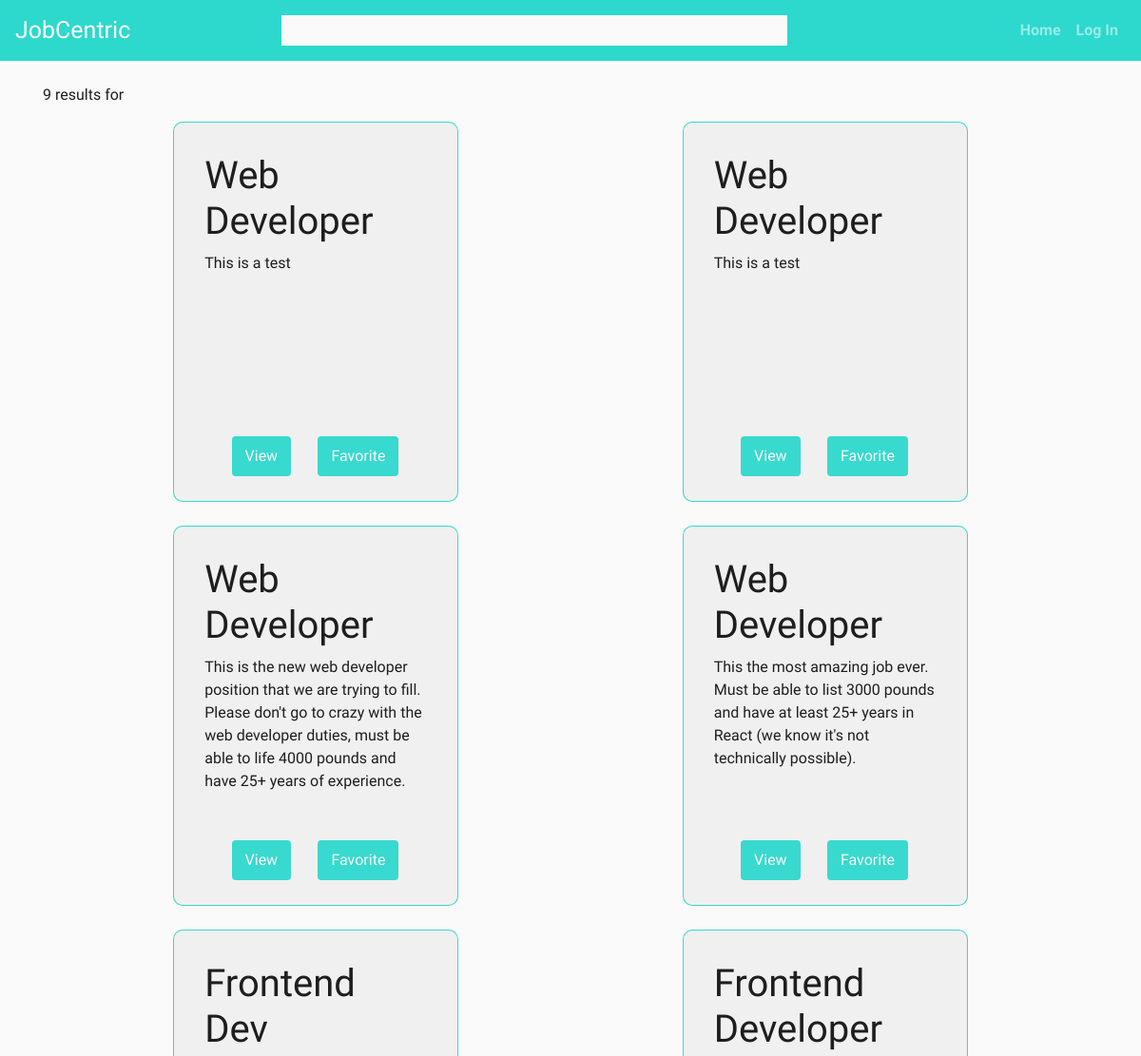
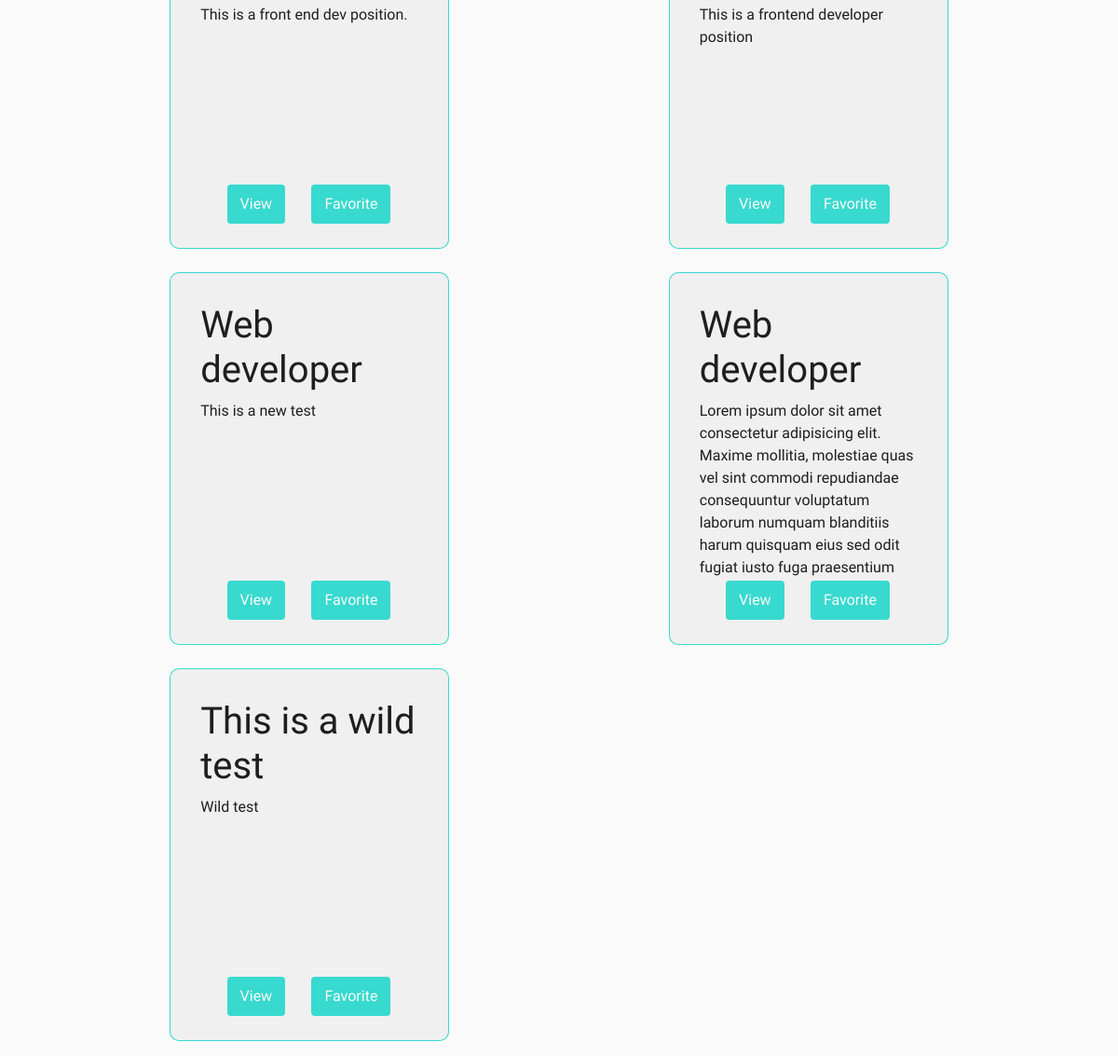
The page /search/ on the database as committed earlier (2 pictures, top to bottom).
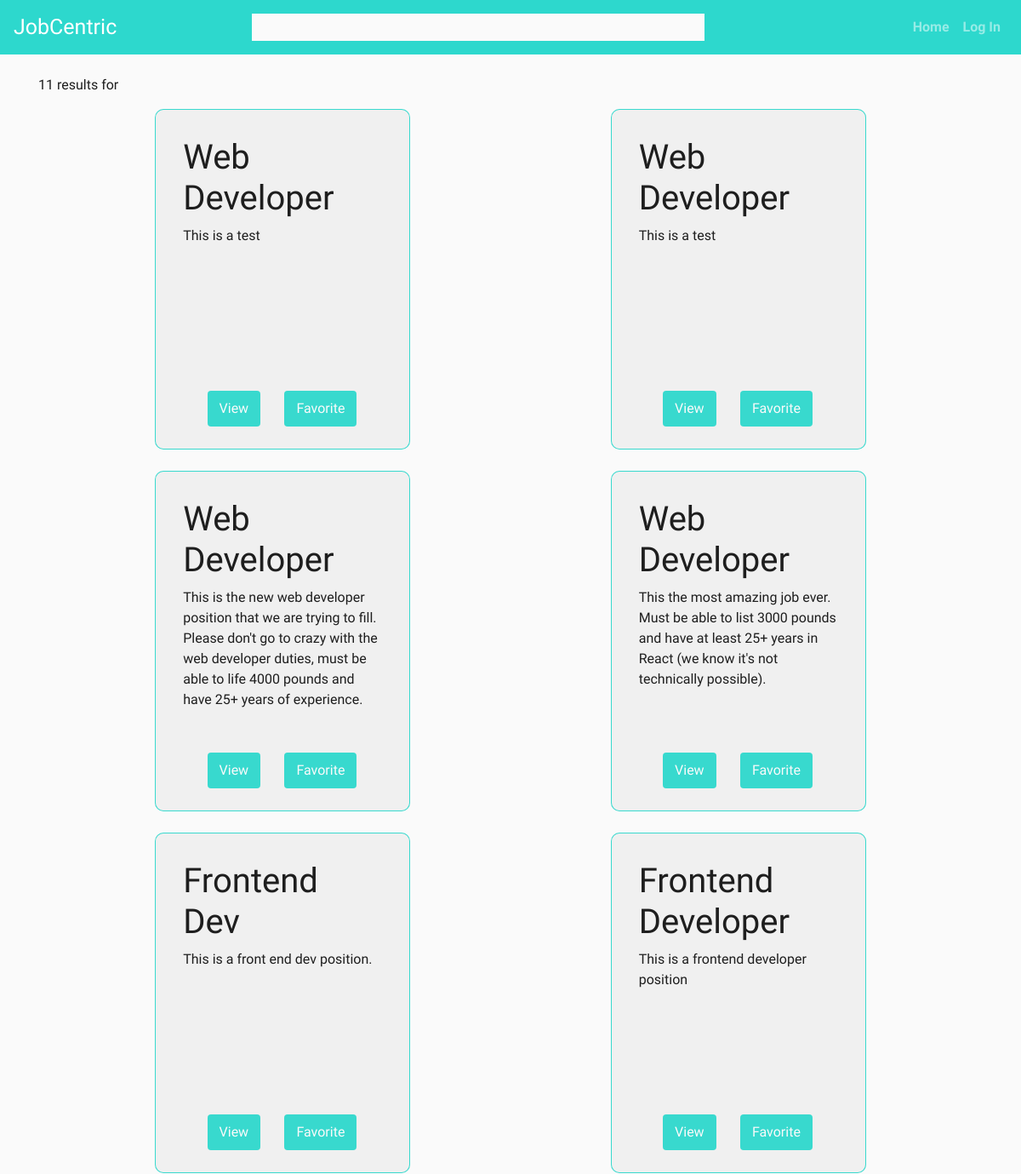
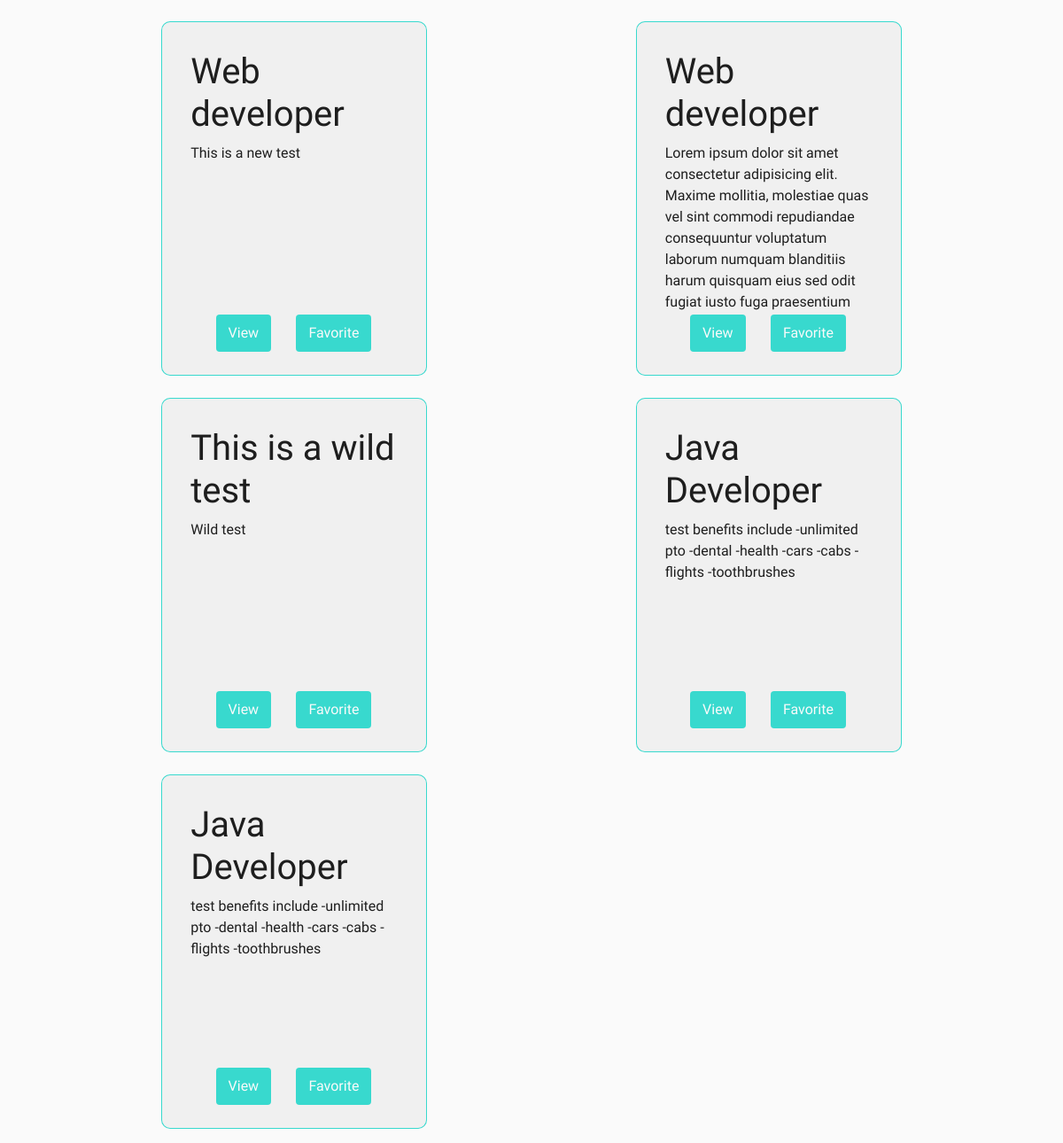
The same page on the database as committed later (2 pictures, top to bottom).
### job/models.py (models this page shows)
class Listing(models.Model):
    user = models.ForeignKey(User, on_delete=models.CASCADE, related_name="listing_user", default=0)
    applicants = models.ManyToManyField(User, symmetrical=False, related_name="listing_applicants")
    accepted_apps = models.ManyToManyField(User, symmetrical=False, related_name="progress")
    interviewing_apps = models.ManyToManyField(User, symmetrical=False, related_name="interviewing")
    denied_apps = models.ManyToManyField(User, symmetrical=False, related_name="denied")
    favorited_by = models.ManyToManyField(User, symmetrical=False, related_name="favorited_by")
    title = models.CharField(max_length=300)
    description = models.TextField(max_length=1500)
    location = models.CharField(max_length=150)
    job_type = models.CharField(choices=JOB_TYPE, max_length=1)
    category = models.CharField(choices=CATEGORY_TYPE, max_length=1, blank=True)
    compensation = models.CharField(choices=SALARY_TYPE, max_length=2)
    post_date = models.DateField(default=datetime.now().strftime("%Y-%m-%d"))
    is_open = models.BooleanField(default=True)
    def __str__(self):
        return self.title

### job/views.py (the view)
# urls.py: path("search/", job_views.search_view),
def search_view(request):
    template = 'search.html'
    keywords = request.GET.get('query', '')
    print(keywords)
    results = searchAlgo(keywords)
    context = {
        'results': results,
        'keywords': keywords,
    }
    return render(request, 'search.html', context)

### job/helpers.py (called while the page is built)
def searchAlgo(q):
    q_set = []
    keywords = q.lower()
    for listing in Listing.objects.all():
        title = listing.title.lower()
        if title.find(keywords) != -1:
            print(listing, "match")
            q_set.append(listing)
    print(q_set)
    return q_set

### templates/search.html
{% extends 'base_template.html' %}{% block content %}
<br />
<div class="search__container">
  <p>{{results|length}} results for <strong>{{keywords}}</strong></p>
  <div class="search-noads__container">
    {% for listing in results %}
    <div class="search-listing__container">
      <h1>{{listing.title}}</h1>
      <p>{{listing.description}}</p>
      <div class="search-footer__container">
        <button id="search-footer__button">
          <a href="/listing/{{listing.id}}/">View</a>
        </button>
        <button id="search-footer__button">
          <a href="/favorite/{{listing.id}}/">{% if not favorite %}Favorite{% else %}Unfavorite{% endif %}</a>
        </button>
      </div>
    </div>
    {% endfor %}
  </div>
</div>
{% endblock %}

### templates/base_template.html (shortened to what this page needs)
{% load static %}
<!DOCTYPE html>
<html lang="en">
<head>
  <link rel="stylesheet" href="https://stackpath.bootstrapcdn.com/bootstrap/4.5.2/css/bootstrap.min.css"
 />
  <link rel="stylesheet" href="{% static 'index.css' %}" />
  <link rel="stylesheet" href="{% static 'listing.css' %}" />
  <link rel="stylesheet" href="{% static 'createListing.css' %}" />
  <link rel="stylesheet" href="{% static 'auth.css' %}" />
  <link rel="stylesheet" href="{% static 'search.css' %}" />
</head>
<body style="background-color: rgb(250,250,250)">
  <nav class="navbar navbar-expand-lg navbar-dark">
    {% if request.user.is_authenticated %}
    <a class="navbar-brand" id="logo" href="/search/" style="font-size: 25px;""
          >
          JobCentric</a
        >
    <div class=" search">
      <form method="GET" action="/search/" id="search__form">
        <input id="search__input" placeholder="Search for jobs..." name="query" type="text">
        <button type="submit" id="search-submit__button">
          Go
        </button>
      </form>
      </div>
      {% else %}
      <a class=" navbar-brand" href="/" style="font-size: 25px">JobCentric</a>
      <div class="search">
        <input id="search__input" type="text" />
      </div>
      {% endif %}
      <div class="collapse navbar-collapse justify-content-end" id="navbarNavAltMarkup">
        {% if request.user.is_authenticated %}
        <div class="navbar-nav">
          <a class="nav-link font-weight-bold" href="/create/">Post Job</a>
          {% if notifications %}
          <a class="nav-link font-weight-bold" href="/notifications/">Notifications
            <span class="badge badge-pill badge-light">{{notifications}}</span></a>
          {% else %}
          <a class="nav-link" href="/notifications/">Notifications</a>
          {% endif %}
          <a class="nav-link" href="/profile/{{request.user.username}}/">Profile</a>
          <a class="nav-link" href="{%  url 'logout' %}">Logout</a></button>
          {% else %}
          <div class="navbar-nav">
            <a class="nav-link font-weight-bold" href="{% url 'home' %}">Home</a>
            <a class="nav-link font-weight-bold" href="/login/">Log In</a>
          </div>
          {% endif %}
        </div>
  </nav>
  <main class="container">{% block content %} {% endblock %}</main>
</body>
</html>

### static/index.css (style rules this page uses)
html, body { padding: none; margin: none; box-sizing: border-box; }
:root { --font-stack: "Raleway", sans-serif; --light-fontWeight: 100; --heavy-fontWeight: 400; --font-logo: "Montseratt", sans-serif; --background-color: rgb(240, 240, 240); --light-color: #2dd8cd; --darker-color: #2dd8cdf0; --offWhite: rgb(250, 250, 250); --offBlack: rgb(30, 30, 30); --card-padding: 2rem; --card-subContainer-borderRadius: 3px; --card-subContainer-padding: 1rem; --card-marginTop: 1.5rem; --container-borderRadius: 10px; --button-boxShadow: 0px 5px 10px var(--light-color); --button-transition: all 0.2s ease; --button-marginTop: 1rem; --button-padding: 0.5rem; }
h1, h2, h3, h4, h5, h6, p { font-family: var(--font-stack); font-weight: var(--light-fontWeight); color: var(--offBlack); }
a { font-family: var(--font-stack); font-weight: var(--heavy-fontWeight); cursor: pointer; }
nav { background-color: var(--light-color); }
.search { height: 100%; width: 70%; display: flex; justify-content: center; align-items: center; position: relative; }
#search__input { width: 65%; font-family: var(--font-stack); background-color: var(--offWhite); padding: 0.2rem; }

### static/createListing.css (style rules this page uses)
textarea, input, select { outline: none; border: 1px solid var(--offWhite); max-height: 35vh; }

### static/auth.css (style rules this page uses)
input { outline: none; border: 1px solid var(--offWhite); }

### static/search.css (style rules this page uses)
.search-noads__container { display: grid; grid-template-columns: repeat(3, 1fr); grid-gap: 50px; justify-items: center; padding: 0 2rem; margin-bottom: 1rem; }
.search-listing__container { background-color: var(--background-color); padding: var(--card-padding); border-radius: 10px; border: 1px solid var(--darker-color); height: 400px; width: 300px; position: relative; overflow: hidden; text-overflow: ellipsis; }
.search-listing__container p { height: 190px; overflow: hidden; }
.search-footer__container { margin: 1rem 0rem; position: absolute; display:flex; justify-content: space-evenly; width: 78%; bottom: 10px; }
#search-footer__button { margin-top: 1rem; transition: var(--button-transition); border: none; background: var(--darker-color); border-radius: 4px; cursor: pointer; }
#search-footer__button a { outline: none; color: rgb(250, 250, 250); display: inline-block; position: relative; z-index: 1; margin: 0; padding: var(--button-padding); }
@media screen and (max-width: 1200px) { .search-noads__container { grid-template-columns: 1fr 1fr; grid-gap: 25px; } }

Rows that differ between the two databases and show on the page:
added Listing: title "Java Developer", description "test benefits include -unlimited pto -dental -health -cars -cabs -flights -toothbrushes"
added Listing: title "Java Developer", description "test benefits include -unlimited pto -dental -health -cars -cabs -flights -toothbrushes"
Other text that changed with them:
{{ results|length }}: "9" → "11"
